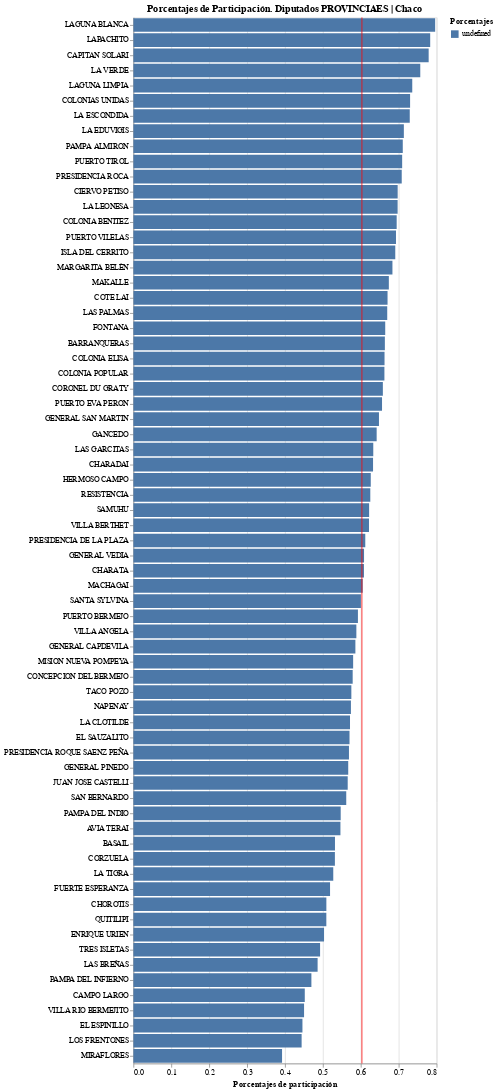

The code cell stored with this chart in its notebook:
### Markdown cell above
### Dip. PROVINCIALES: Porcentajes de participación por MUNICIPIO

### Code cell
source = df_ElecMunDipProv
barras = alt.Chart(source, title="Porcentajes de Participación. Diputados PROVINCIAES | Chaco").mark_bar().encode(
    x=alt.X('porcentaje:Q', title='Porcentajes de participación'), #  stack="normalize"),
     y=alt.Y('Municipio:N', sort='-x', title=''),   
    color=alt.Color('color:N', title= 'Porcentajes', sort='-x'),
    #tooltip=['votos','Agrupacion'],
).transform_calculate(porcentaje='datum.votos / datum.Electores_y')


linea = alt.Chart(source).mark_rule(color='red').encode(
    x='mean(porcentaje):Q'
).transform_calculate(porcentaje='datum.votos / datum.Electores_y')

barras + linea

### Figure 1 — Vega-Lite specification as saved in the notebook (floating-point values rounded to 4 significant figures)
{"config": {"view": {"continuousWidth": 400, "continuousHeight": 300}}, "layer": [{"mark": "bar", "encoding": {"color": {"type": "nominal", "field": "color", "sort": "-x", "title": "Porcentajes"}, "x": {"type": "quantitative", "field": "porcentaje", "title": "Porcentajes de participación"}, "y": {"type": "nominal", "field": "Municipio", "sort": "-x", "title": ""}}, "title": "Porcentajes de Participación. Diputados PROVINCIAES | Chaco", "transform": [{"calculate": "datum.votos / datum.Electores_y", "as": "porcentaje"}]}, {"mark": {"type": "rule", "color": "red"}, "encoding": {"x": {"type": "quantitative", "aggregate": "mean", "field": "porcentaje"}}, "transform": [{"calculate": "datum.votos / datum.Electores_y", "as": "porcentaje"}]}], "data": {"name": "data-0d8988bbf11e634e247d96c749a01ba4"}, "$schema": "https://vega.github.io/schema/vega-lite/v4.8.1.json", "datasets": {"data-0d8988bbf11e634e247d96c749a01ba4": [{"Seccion": "12 de Octubre", "Municipio": "GANCEDO", "votos": 2842, "Electores_y": 4428}, {"Seccion": "12 de Octubre", "Municipio": "GENERAL CAPDEVILA", "votos": 393, "Electores_y": 671}, {"Seccion": "12 de Octubre", "Municipio": "GENERAL PINEDO", "votos": 8417, "Electores_y": 14850}, {"Seccion": "1º de Mayo", "Municipio": "COLONIA BENITEZ", "votos": 3517, "Electores_y": 5063}, {"Seccion": "1º de Mayo", "Municipio": "MARGARITA BELÉN", "votos": 4547, "Electores_y": 6653}, {"Seccion": "2 de Abril", "Municipio": "HERMOSO CAMPO", "votos": 3998, "Electores_y": 6384}, {"Seccion": "25 de Mayo", "Municipio": "MACHAGAI", "votos": 15542, "Electores_y": 25687}, {"Seccion": "9 de Julio", "Municipio": "LAS BREÑAS", "votos": 12222, "Electores_y": 25147}, {"Seccion": "Almirante Brown", "Municipio": "CONCEPCION DEL BERMEJO", "votos": 3134, "Electores_y": 5417}, {"Seccion": "Almirante Brown", "Municipio": "LOS FRENTONES", "votos": 2826, "Electores_y": 6367}, {"Seccion": "Almirante Brown", "Municipio": "PAMPA DEL INFIERNO", "votos": 4613, "Electores_y": 9823}, {"Seccion": "Almirante Brown", "Municipio": "TACO POZO", "votos": 5249, "Electores_y": 9128}, {"Seccion": "Bermejo", "Municipio": "GENERAL VEDIA", "votos": 2010, "Electores_y": 3303}, {"Seccion": "Bermejo", "Municipio": "ISLA DEL CERRITO", "votos": 1281, "Electores_y": 1854}, {"Seccion": "Bermejo", "Municipio": "LA LEONESA", "votos": 7087, "Electores_y": 10166}, {"Seccion": "Bermejo", "Municipio": "LAS PALMAS", "votos": 4260, "Electores_y": 6361}, {"Seccion": "Bermejo", "Municipio": "PUERTO BERMEJO", "votos": 1199, "Electores_y": 2024}, {"Seccion": "Bermejo", "Municipio": "PUERTO EVA PERON", "votos": 574, "Electores_y": 875}, {"Seccion": "Chacabuco", "Municipio": "CHARATA", "votos": 17010, "Electores_y": 27964}, {"Seccion": "Comandante Fernández", "Municipio": "PRESIDENCIA ROQUE SAENZ PEÑA", "votos": 48435, "Electores_y": 85163}, {"Seccion": "Fray Justo Santa María de Oro", "Municipio": "CHOROTIS", "votos": 782, "Electores_y": 1536}, {"Seccion": "Fray Justo Santa María de Oro", "Municipio": "SANTA SYLVINA", "votos": 5152, "Electores_y": 8583}, {"Seccion": "General Belgrano", "Municipio": "CORZUELA", "votos": 5622, "Electores_y": 10575}, {"Seccion": "General Donovan", "Municipio": "LA ESCONDIDA", "votos": 2716, "Electores_y": 3725}, {"Seccion": "General Donovan", "Municipio": "LA VERDE", "votos": 2332, "Electores_y": 3081}, {"Seccion": "General Donovan", "Municipio": "LAPACHITO", "votos": 834, "Electores_y": 1065}, {"Seccion": "General Donovan", "Municipio": "MAKALLE", "votos": 3667, "Electores_y": 5441}, {"Seccion": "General Güemes", "Municipio": "EL ESPINILLO", "votos": 1458, "Electores_y": 3269}, {"Seccion": "General Güemes", "Municipio": "EL SAUZALITO", "votos": 3834, "Electores_y": 6724}, {"Seccion": "General Güemes", "Municipio": "FUERTE ESPERANZA", "votos": 2243, "Electores_y": 4323}, {"Seccion": "General Güemes", "Municipio": "JUAN JOSE CASTELLI", "votos": 17828, "Electores_y": 31530}, {"Seccion": "General Güemes", "Municipio": "MIRAFLORES", "votos": 4612, "Electores_y": 11759}, {"Seccion": "General Güemes", "Municipio": "MISION NUEVA POMPEYA", "votos": 3507, "Electores_y": 6049}, {"Seccion": "General Güemes", "Municipio": "VILLA RIO BERMEJITO", "votos": 3559, "Electores_y": 7904}, {"Seccion": "Independencia", "Municipio": "AVIA TERAI", "votos": 3603, "Electores_y": 6596}, {"Seccion": "Independencia", "Municipio": "CAMPO LARGO", "votos": 4362, "Electores_y": 9647}, {"Seccion": "Independencia", "Municipio": "NAPENAY", "votos": 1898, "Electores_y": 3307}, {"Seccion": "Libertad", "Municipio": "COLONIA POPULAR", "votos": 1006, "Electores_y": 1519}, {"Seccion": "Libertad", "Municipio": "COTE LAI", "votos": 1, "Electores_y": 1463}, {"Seccion": "Libertad", "Municipio": "LAGUNA BLANCA", "votos": 754, "Electores_y": 947}, {"Seccion": "Libertad", "Municipio": "PUERTO TIROL", "votos": 6633, "Electores_y": 9354}, {"Seccion": "Libertador General San Martín", "Municipio": "CIERVO PETISO", "votos": 767, "Electores_y": 1100}, {"Seccion": "Libertador General San Martín", "Municipio": "GENERAL SAN MARTIN", "votos": 19144, "Electores_y": 29548}, {"Seccion": "Libertador General San Martín", "Municipio": "LA EDUVIGIS", "votos": 1273, "Electores_y": 1784}, {"Seccion": "Libertador General San Martín", "Municipio": "LAGUNA LIMPIA", "votos": 1161, "Electores_y": 1578}, {"Seccion": "Libertador General San Martín", "Municipio": "PAMPA ALMIRON", "votos": 1425, "Electores_y": 2005}, {"Seccion": "Libertador General San Martín", "Municipio": "PAMPA DEL INDIO", "votos": 7364, "Electores_y": 13464}, {"Seccion": "Libertador General San Martín", "Municipio": "PRESIDENCIA ROCA", "votos": 3006, "Electores_y": 4246}, {"Seccion": "Maipú", "Municipio": "TRES ISLETAS", "votos": 10718, "Electores_y": 21760}, {"Seccion": "Mayor Luis J. Fontana", "Municipio": "CORONEL DU GRATY", "votos": 6235, "Electores_y": 9473}, {"Seccion": "Mayor Luis J. Fontana", "Municipio": "ENRIQUE URIEN", "votos": 668, "Electores_y": 1328}, {"Seccion": "Mayor Luis J. Fontana", "Municipio": "VILLA ANGELA", "votos": 23820, "Electores_y": 40492}, {"Seccion": "O'Higgins", "Municipio": "LA CLOTILDE", "votos": 2458, "Electores_y": 4301}, {"Seccion": "O'Higgins", "Municipio": "LA TIGRA", "votos": 2334, "Electores_y": 4426}, {"Seccion": "O'Higgins", "Municipio": "SAN BERNARDO", "votos": 5436, "Electores_y": 9680}, {"Seccion": "Presidencia de la Plaza", "Municipio": "PRESIDENCIA DE LA PLAZA", "votos": 6695, "Electores_y": 10943}, {"Seccion": "Quitilipi", "Municipio": "QUITILIPI", "votos": 14907, "Electores_y": 29285}, {"Seccion": "San Fernando", "Municipio": "BARRANQUERAS", "votos": 32254, "Electores_y": 48614}, {"Seccion": "San Fernando", "Municipio": "BASAIL", "votos": 2814, "Electores_y": 5291}, {"Seccion": "San Fernando", "Municipio": "FONTANA", "votos": 21000, "Electores_y": 31607}, {"Seccion": "San Fernando", "Municipio": "PUERTO VILELAS", "votos": 7750, "Electores_y": 11186}, {"Seccion": "San Fernando", "Municipio": "RESISTENCIA", "votos": 161548, "Electores_y": 258458}, {"Seccion": "San Lorenzo", "Municipio": "SAMUHU", "votos": 987, "Electores_y": 1587}, {"Seccion": "San Lorenzo", "Municipio": "VILLA BERTHET", "votos": 7324, "Electores_y": 11783}, {"Seccion": "Sargento Cabral", "Municipio": "CAPITAN SOLARI", "votos": 1664, "Electores_y": 2136}, {"Seccion": "Sargento Cabral", "Municipio": "COLONIA ELISA", "votos": 2932, "Electores_y": 4425}, {"Seccion": "Sargento Cabral", "Municipio": "COLONIAS UNIDAS", "votos": 2845, "Electores_y": 3897}, {"Seccion": "Sargento Cabral", "Municipio": "LAS GARCITAS", "votos": 3298, "Electores_y": 5211}, {"Seccion": "Tapenagá", "Municipio": "CHARADAI", "votos": 1147, "Electores_y": 1814}, {"Seccion": "Tapenagá", "Municipio": "COTE LAI", "votos": 980, "Electores_y": 1463}]}}
